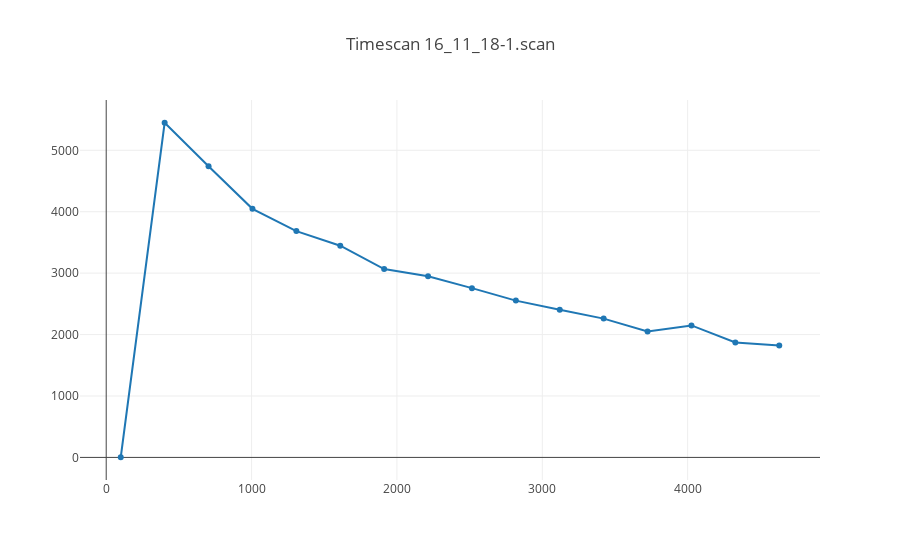

The code cell stored with this chart in its notebook:
### Code cell
init_notebook_mode(connected=True)

iplot({
    "data": [go.Scatter(x=x, y=y)],
    "layout": go.Layout(title="Timescan %s"%f)
    })

### Figure 1 — Plotly figure (JSON) as saved in the notebook; plotly's stock layout.template omitted (floating-point values rounded to 4 significant figures)
{"data": [{"type": "scatter", "uid": "ad983f8d-5a11-46ea-ac4f-ddada26400ff", "x": [100, 402, 704, 1006, 1308, 1610, 1912, 2214, 2516, 2818, 3120, 3422, 3724, 4026, 4328, 4630], "y": [2.667, 5449.0, 4741.0, 4047, 3685, 3447.0, 3066.0, 2951.0, 2756, 2553, 2403, 2260.0, 2051.0, 2149, 1871, 1820.0]}], "layout": {"title": {"text": "Timescan 16_11_18-1.scan"}}}
